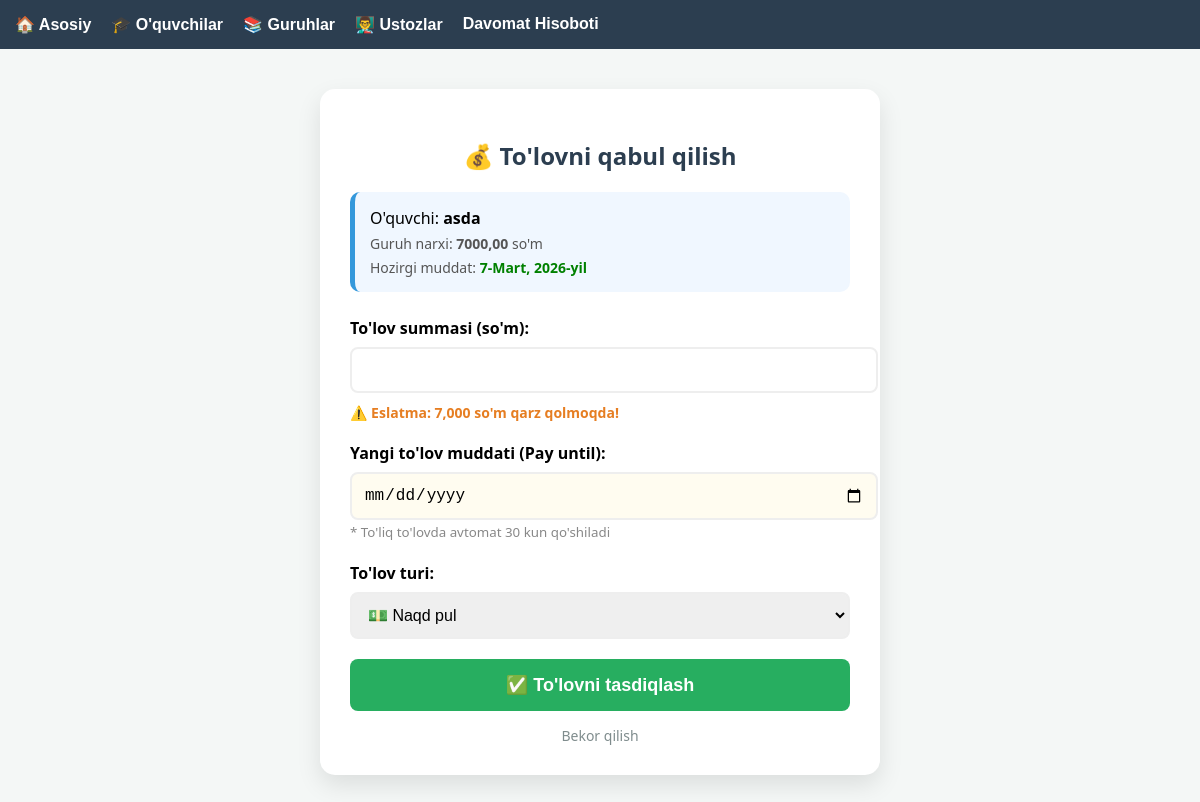
The page /student/3/payment/ on the database as committed earlier.
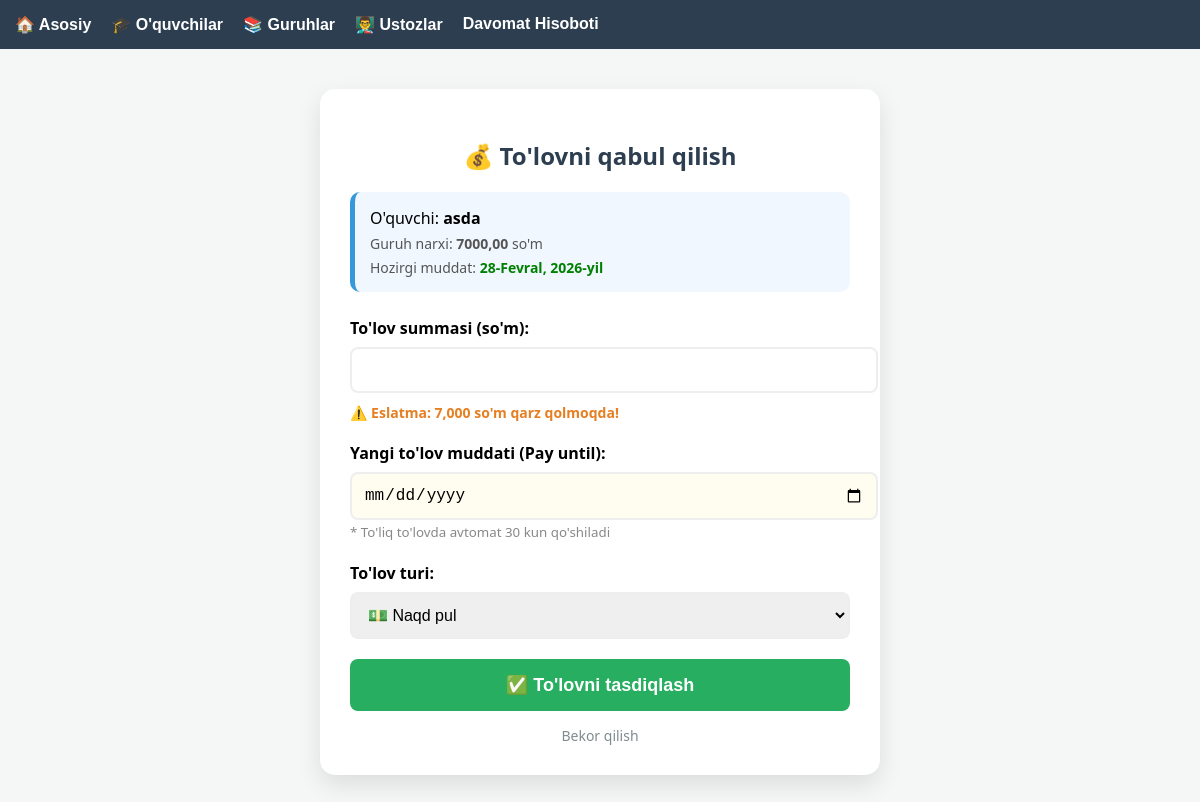
The same page on the database as committed later.
### markaz/models.py (models this page shows, shortened)
class Student(models.Model):
    full_name = models.CharField(max_length=200)
    phone = models.CharField(max_length=13)
    group = models.ForeignKey(Group, on_delete=models.CASCADE, related_name='students')
    balance = models.DecimalField(max_digits=12, decimal_places=2, default=0)
    pay_until = models.DateField(null=True, blank=True, verbose_name="To'lov muddati")
    @property
    def days_left(self):
        if self.pay_until:
            import datetime
            delta = self.pay_until - datetime.date.today()
            return delta.days
        return None

class Group(models.Model):
    name = models.CharField(max_length=100)
    teacher = models.ForeignKey(Teacher, on_delete=models.SET_NULL, null=True)
    price = models.DecimalField(max_digits=10, decimal_places=2, default=0) # Kurs narxi

### markaz/views.py (the view, shortened to what this page needs)
# urls.py: path('student/<int:student_id>/payment/', views.student_payment, name='add_payment'),
def student_payment(request, student_id):
    student = get_object_or_404(Student, id=student_id)
    group_price = student.group.price  # Guruhning belgilangan narxi
    return render(request, 'add_payment.html', {'student': student})

### templates/add_payment.html (shortened to what this page needs)
{% extends 'base.html' %}
{% block content %}
<div style="max-width: 500px; margin: 20px auto; background: white; padding: 30px; border-radius: 15px; box-shadow: 0 10px 25px rgba(0,0,0,0.1); font-family: 'Segoe UI', sans-serif;">
    <h2 style="text-align: center; color: #2c3e50; margin-bottom: 20px;">💰 To'lovni qabul qilish</h2>
    <div style="background: #f0f7ff; padding: 15px; border-radius: 10px; margin-bottom: 25px; border-left: 5px solid #3498db;">
        <p style="margin: 0; font-size: 16px;">O'quvchi: <strong>{{ student.full_name }}</strong></p>
        <p style="margin: 5px 0; font-size: 14px; color: #555;">Guruh narxi: <strong id="group-price">{{ student.group.price }}</strong> so'm</p>
        <p style="margin: 5px 0 0 0; font-size: 14px; color: #555;">Hozirgi muddat:
            <span style="color: {% if student.days_left < 0 %}red{% else %}green{% endif %}; font-weight: bold;">
                {{ student.pay_until|default:"Muddati yo'q" }}
            </span>
        </p>
    </div>
    <form method="post" enctype="multipart/form-data">
        <div style="margin-bottom: 20px;">
            <label style="display: block; font-weight: 600; margin-bottom: 8px;">To'lov summasi (so'm):</label>
            <input type="number" name="amount" id="payment-amount" value="{{ student.group.price }}" required
                   style="width: 100%; padding: 12px; border: 2px solid #eee; border-radius: 8px; font-size: 16px; outline: none; transition: 0.3s;"
                   oninput="calculateDebt()">
            <div id="debt-status" style="margin-top: 10px; font-size: 14px; font-weight: bold; display: none;"></div>
        </div>
        <div style="margin-bottom: 20px;">
            <label style="display: block; font-weight: 600; margin-bottom: 8px;">Yangi to'lov muddati (Pay until):</label>
            <input type="date" name="pay_until"
                   style="width: 100%; padding: 12px; border: 2px solid #eee; border-radius: 8px; font-size: 16px; background: #fffcf0;">
            <small style="color: #888;">* To'liq to'lovda avtomat 30 kun qo'shiladi</small>
        </div>
        <div style="margin-bottom: 20px;">
            <label style="display: block; font-weight: 600; margin-bottom: 8px;">To'lov turi:</label>
            <select name="payment_type" id="payment_type" onchange="toggleReceipt()"
                    style="width: 100%; padding: 12px; border: 2px solid #eee; border-radius: 8px; font-size: 16px;">
                <option value="cash">💵 Naqd pul</option>
            </select>
        </div>
        <button type="submit" style="width: 100%; padding: 15px; background: #27ae60; color: white; border: none; border-radius: 8px; font-size: 18px; font-weight: bold; cursor: pointer; transition: 0.3s;">
            ✅ To'lovni tasdiqlash
        </button>
        <a href="{% url 'student_list' %}" style="display: block; text-align: center; margin-top: 15px; color: #7f8c8d; text-decoration: none; font-size: 14px;">Bekor qilish</a>
    </form>
</div>
{% endblock %}

Rows that differ between the two databases and show on the page:
changed Student "asda": pay_until "7-Mart, 2026-yil" → "28-Fevral, 2026-yil"
